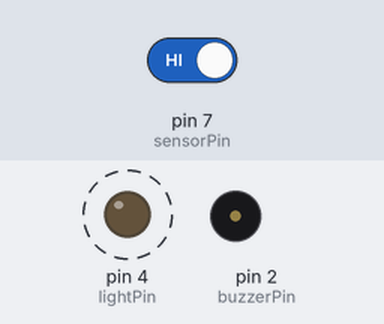
Simulated run of this sketch. Board: Arduino Uno, built with avr-gcc and run on an emulated ATmega328P. On the bench: output pins drawn as LEDs (lit = HIGH), buzzer (waves = sounding). Dashed ring = blinking. The inputs (shaded band) are chosen by the test bench; at power-on: pin 7 (sensorPin) HIGH.

Above: at 2.4 s.
2.5 s: pin 7 (sensorPin) driven LOW
At 3.6 s:
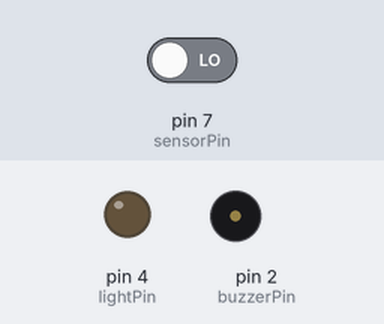
4.4 s: pin 7 (sensorPin) driven HIGH
At 5.0 s:
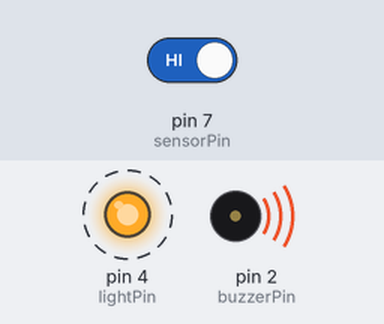
Timing chart, 0 to 14.0 s (numbered marks = the images above; inputs shaded):
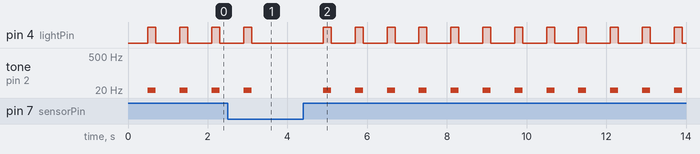

The sketch:

Alarm.ino
```cpp
#include <avr/pgmspace.h>

const int buzzerPin = 2;
const int lightPin  = 4;
const int sensorPin = 7;
void setup() {
  pinMode(buzzerPin, OUTPUT);
  pinMode(lightPin, OUTPUT);
  pinMode(sensorPin, INPUT_PULLUP);
}
void loop() {
 int sensorVal = digitalRead(sensorPin);
  if (sensorVal == HIGH){
    delay(500);
    digitalWrite(lightPin, HIGH);
    tone(buzzerPin, 10); // Play a tone of 1000 Hz

    delay(200); // Wait for a second

    digitalWrite(lightPin, LOW);
    noTone(buzzerPin); // Stop the tone
  }
  delay(100); // Wait for a second agaiN
}
```

Measured:
- after the input at 2.5 s, pin 4 (lightPin): goes on until 3.1 s, then stays LOW; tone on pin 2 (buzzerPin): goes on until 3.1 s, then stays silent
- after the input at 4.4 s, pin 4 (lightPin): alternates HIGH for 0.20 s and LOW for 0.60 s, starting after 0.50 s; tone on pin 2 (buzzerPin): alternates 10 Hz for 0.20 s and silent for 0.60 s, starting after 0.50 s
- by itself, pin 4 (lightPin): alternates HIGH for 0.20 s and LOW for 0.60 s
- by itself, tone on pin 2 (buzzerPin): alternates 10 Hz for 0.20 s and silent for 0.60 s
